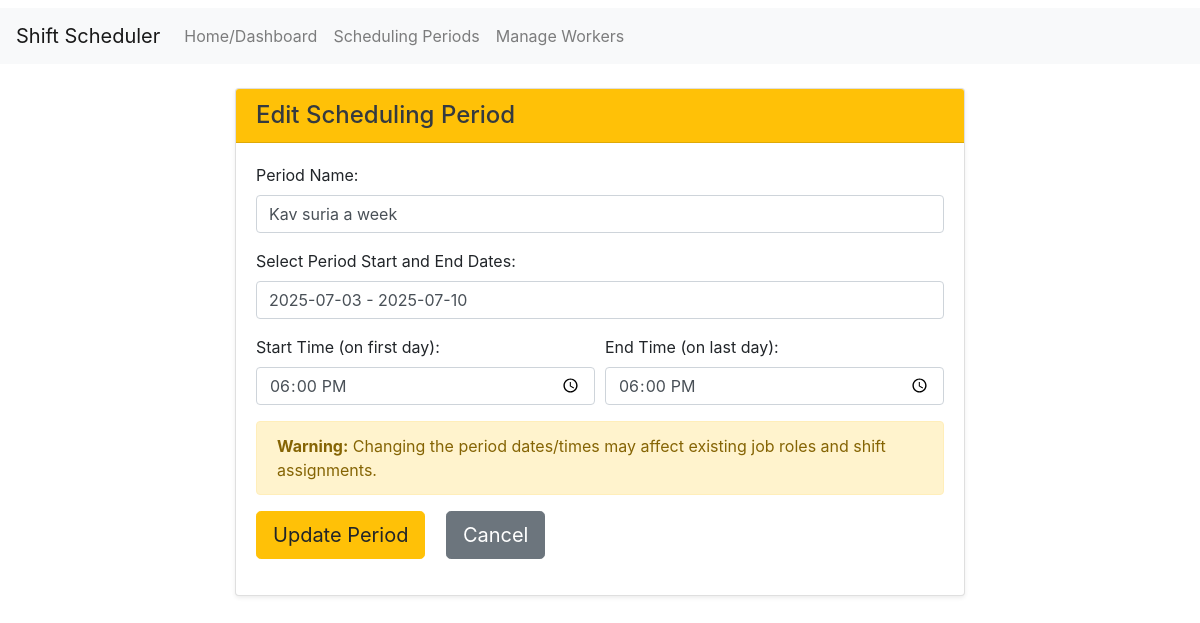
The page /period/3/edit on the database its author committed.
### app/models.py (models this page shows, shortened)
class SchedulingPeriod(db.Model):
    __tablename__ = 'scheduling_period'
    id = db.Column(db.Integer, primary_key=True)
    name = db.Column(db.String(150), nullable=False, unique=True)
    period_start_datetime = db.Column(db.DateTime, nullable=False)
    period_end_datetime = db.Column(db.DateTime, nullable=False)
    is_active = db.Column(db.Boolean, default=False, nullable=False) # Indicates if this period is currently active

### app/routes.py (the view, shortened to what this page needs)
@main_bp.route('/period/<int:period_id>/edit', methods=['GET', 'POST'])
def edit_period(period_id):
    period = SchedulingPeriod.query.get_or_404(period_id)
    return render_template('edit_period.html', period=period)

### app/templates/edit_period.html (shortened to what this page needs)
{% extends "base.html" %}
{% block content %}
<div class="row justify-content-center">
    <div class="col-md-8">
        <div class="card shadow-sm">
            <div class="card-header bg-warning text-dark">
                <h4 class="mb-0">Edit Scheduling Period</h4>
            </div>
            <div class="card-body">
                <form method="POST" action="{{ url_for('main.edit_period', period_id=period.id) }}" class="needs-validation" novalidate>
                    <div class="form-group">
                        <label for="period_name">Period Name:</label>
                        <input type="text" class="form-control" id="period_name" name="period_name"
                               value="{{ period.name }}" required>
                    </div>
                    <div class="form-group">
                        <label for="scheduling_period_range_input">Select Period Start and End Dates:</label>
                        <input type="text" class="form-control" id="scheduling_period_range_input"
                               name="scheduling_period_range_str" required placeholder="Click to select date range"
                               value="{{ period.period_start_datetime.strftime('%Y-%m-%d') }} - {{ period.period_end_datetime.strftime('%Y-%m-%d') }}">
                    </div>
                    <div class="form-row">
                        <div class="form-group col-md-6">
                            <label for="period_start_time">Start Time (on first day):</label>
                            <input type="time" class="form-control" id="period_start_time" name="period_start_time"
                                   value="{{ period.period_start_datetime.strftime('%H:%M') }}" required>
                        </div>
                        <div class="form-group col-md-6">
                            <label for="period_end_time">End Time (on last day):</label>
                            <input type="time" class="form-control" id="period_end_time" name="period_end_time"
                                   value="{{ period.period_end_datetime.strftime('%H:%M') }}" required>
                        </div>
                    </div>
                    <div class="alert alert-warning">
                        <strong>Warning:</strong> Changing the period dates/times may affect existing job roles and shift assignments.
                    </div>
                    <div class="form-group">
                        <button type="submit" class="btn btn-warning btn-lg mr-3">Update Period</button>
                        <a href="{{ url_for('main.manage_periods') }}" class="btn btn-secondary btn-lg">Cancel</a>
                    </div>
                </form>
            </div>
        </div>
    </div>
</div>
{% endblock %}

### app/static/css/style.css (style rules this page uses)
body { padding-top: 0.5rem; font-family: -apple-system, BlinkMacSystemFont, "Segoe UI", Roboto, "Helvetica Neue", Arial, sans-serif; }
.card { margin-bottom: 1.5rem; }

### rows shown on the page
SchedulingPeriod: period_name "Kav suria a week", scheduling_period_range_str "2025-07-03 - 2025-07-10", period_start_time "18:00", period_end_time "18:00"
